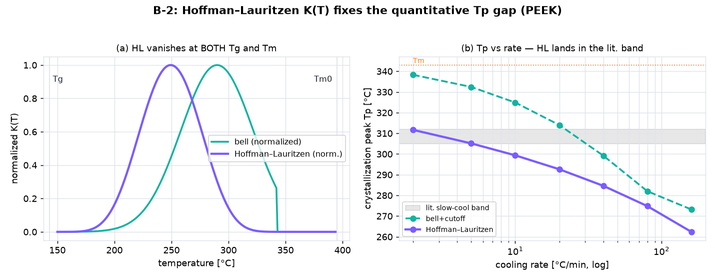
#> input picture validation/peek_crystallization_validation.png, 715 x 280 px, shrunk from 1430 x 559 before the run
$ python build_advisor_onepager.py
#> lines starting #> are read from the running program, lines starting #| are printed output that depends on the picture
"""build_advisor_onepager.py -- one-page (16:9) advisor summary for the CFRTP work.

Composes a single sheet: current status (verified / in-progress / data-ask) plus the
two key result panels (PEEK method validation, B-5 inverse design). Japanese via
IPAGothic; pure matplotlib. Writes slides/cfrtp_advisor_onepager.png (+ .pdf).

    python3 slides/build_advisor_onepager.py
"""
import os
import matplotlib
matplotlib.use("Agg")
import matplotlib.pyplot as plt
import matplotlib.image as mpimg
from matplotlib import font_manager as fm

# Japanese-capable font
for name in ("IPAGothic", "IPAPGothic", "Noto Sans CJK JP", "VL Gothic"):
    if any(f.name == name for f in fm.fontManager.ttflist):
        plt.rcParams["font.family"] = name
        break
plt.rcParams["axes.unicode_minus"] = False

NAVY, TEAL, RED, INK, MUTED = "#1f3864", "#12b3a0", "#e23b48", "#141922", "#5a6675"
here = os.path.dirname(os.path.abspath(__file__))
val_png = os.path.join(here, "..", "validation", "peek_crystallization_validation.png")
inv_png = os.path.join(here, "..", "design", "cfrtp_inverse_design.png")

fig = plt.figure(figsize=(13.33, 7.5), dpi=150)
fig.patch.set_facecolor("white")

# --- header ---
fig.text(0.035, 0.955, "CFRTP（ダイキン／NEDO）残留応力・界面・剥離 ― 現状サマリ",
         fontsize=21, fontweight="bold", color=NAVY, va="top")
fig.text(0.035, 0.905,
         "物理主役・ML従属：弱形式FE／Abaqus が精度の権威、ML はサロゲート・逆設計の加速層"
         "（数値はすべて例示・未校正）",
         fontsize=11.5, color=MUTED, va="top")
fig.add_artist(plt.Line2D([0.035, 0.965], [0.878, 0.878], color=NAVY, lw=2.2))

# --- three status columns ---
cols = [
    (0.035, "■ 検証済み（Abaqus 2024 実走）", TEAL, [
        "CHILE ／ 粘弾性(Prony＋WLF) ／ 結晶化",
        "  (Nakamura・Hoffman–Lauritzen) UMAT",
        "[0/90] 残留応力、混合モード剥離 2D/3D",
        "  (Benzeggagh–Kenane cohesive)",
        "手法検証：炭素/PEEK で結晶化ピーク",
        "  Tp ≈ 305℃ を文献値と一致 (HL)",
    ]),
    (0.365, "■ 実装・進行中", NAVY, [
        "逆設計 B-5：冷却速度で残留応力 −46%、",
        "  結晶化度 α≧0.6 を保つ最適 r*=445℃/min",
        "  (サロゲート探索 → FE 検証)",
        "可視化：インタラクティブ(GitHub Pages)",
        "  ＋ アニメGIF（スライド/論文用）",
        "ダイキン系(PFA)：接続済み（定数は仮）",
    ]),
    (0.695, "■ 先生・ダイキンへの依頼（データ）", RED, [
        "DSC 非等温（冷却速度→Tp, α(T)）",
        "DMA（緩和スペクトル）／ CTE(T)",
        "Tg/Tm/Tm0、ILSS、G_Ic/G_IIc",
        "残留応力・反りの実測",
        "→「例示」から「定量・検証済み」へ",
        "  ＝ 修論／WCCM の主結果に",
    ]),
]
for x, head, col, lines in cols:
    fig.text(x, 0.845, head, fontsize=13, fontweight="bold", color=col, va="top")
    y = 0.795
    for ln in lines:
        fig.text(x, y, ln, fontsize=10.5, color=INK, va="top")
        y -= 0.037

# --- two result panels ---
def panel(rect, png, caption_x, caption):
#> called with caption_x = 0.263
    ax = fig.add_axes(rect)
    try:
        ax.imshow(mpimg.imread(png))
    except Exception:
        ax.text(0.5, 0.5, "(figure missing)", ha="center", va="center")
    ax.axis("off")
    fig.text(caption_x, 0.075, caption, ha="center", va="center", fontsize=10, color=MUTED)

fig.text(0.035, 0.545, "検証と設計（クリックできる版は下記 Live）",
         fontsize=12, fontweight="bold", color=NAVY, va="top")
panel([0.035, 0.115, 0.455, 0.40], val_png, 0.2625,
      "手法検証：Hoffman–Lauritzen で Tp が文献バンド内（bell は外れ）")
panel([0.520, 0.115, 0.455, 0.40], inv_png, 0.7475,
      "逆設計 B-5：残留応力↓ × 結晶化度 制約 → 最適冷却速度")
#> call 2 of panel, with caption_x = 0.748, caption = '逆設計 B-5：残留応力↓ × 結晶化度 制約 → 最適冷却速度'
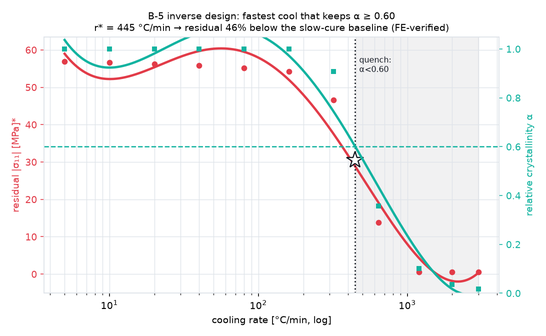
#> input picture design/cfrtp_inverse_design.png, 546 x 336 px, shrunk from 1092 x 672 before the run

# --- footer ---
fig.add_artist(plt.Line2D([0.035, 0.965], [0.045, 0.045], color="#d6dde5", lw=1))
fig.text(0.035, 0.025,
         "Live: keisuke58.github.io/wccm2026-cfrp-gnn   ・   physics-first / ML-subordinate"
         "   ・   Keio Muramatsu-lab",
         fontsize=9.5, color=MUTED, va="center")

out = os.path.join(here, "cfrtp_advisor_onepager.png")
fig.savefig(out, dpi=150, facecolor="white")
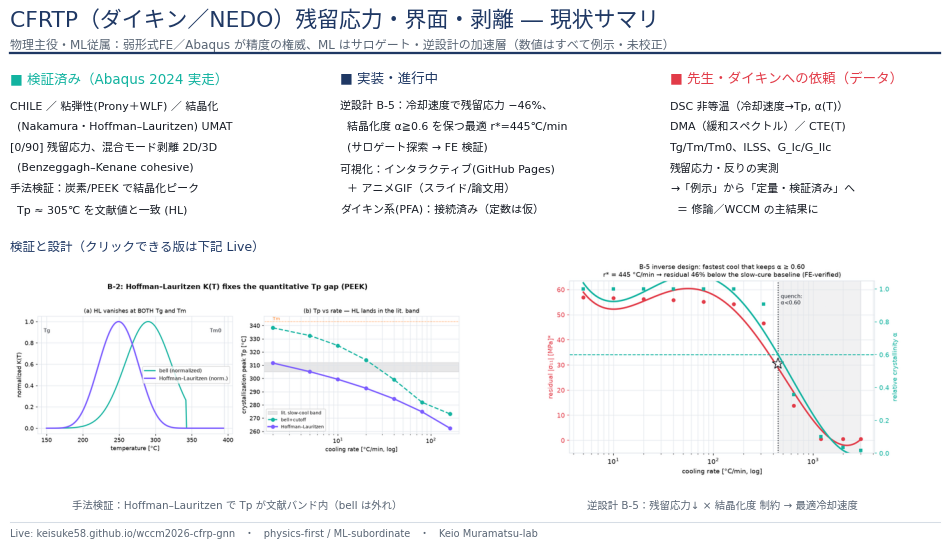
#> figure drawn by matplotlib, 2 panels
fig.savefig(out.replace(".png", ".pdf"), facecolor="white")
plt.close(fig)
print("wrote", out, "(+ .pdf)")
